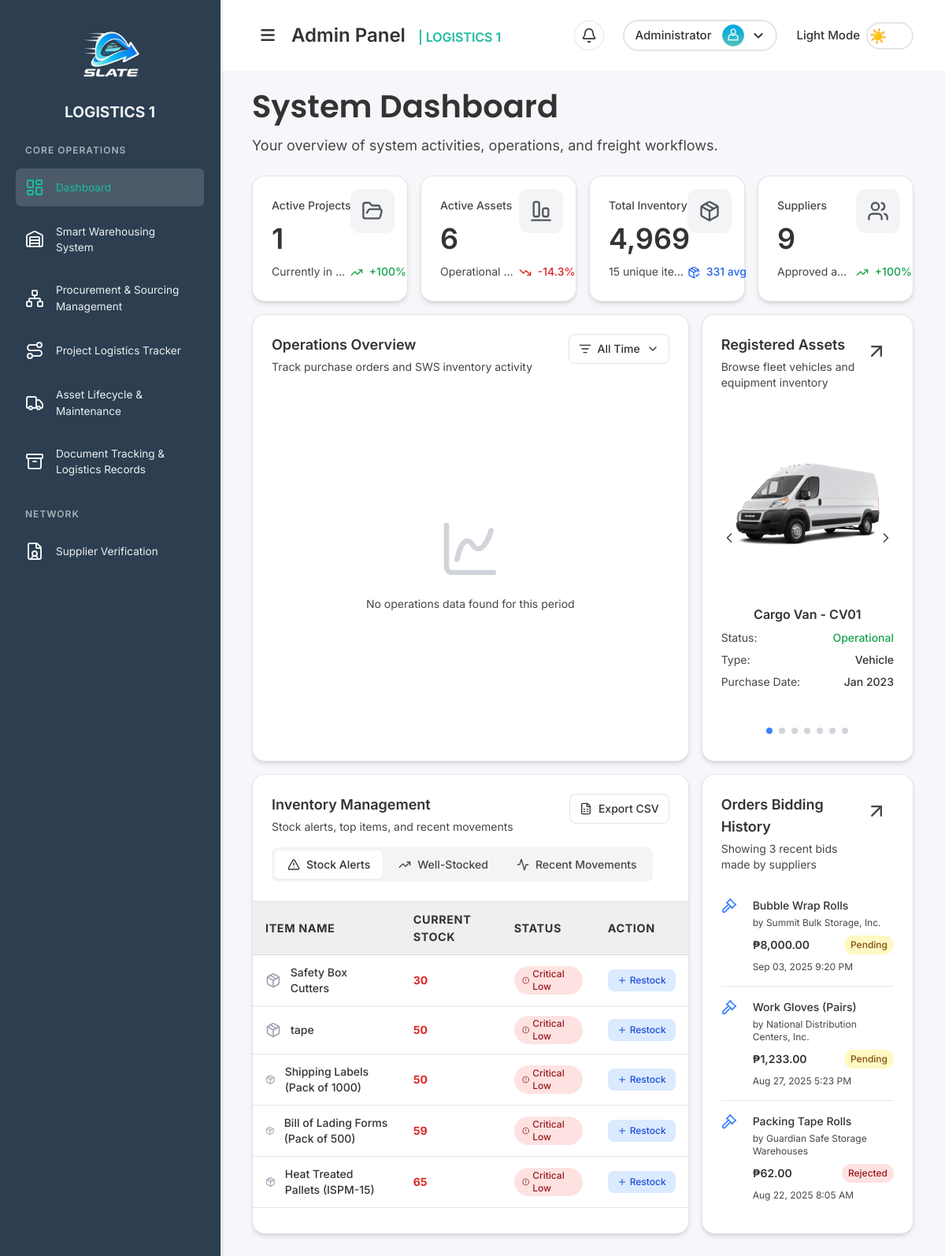
/pages/dashboard.php (signed in), run on the app's committed database.
### tables this page shows
CREATE TABLE `assets` (
  `id` int NOT NULL,
  `asset_name` varchar(255) NOT NULL,
  `asset_type` varchar(100) DEFAULT NULL,
  `purchase_date` date DEFAULT NULL,
  `status` varchar(50) DEFAULT 'Operational',
  `image_path` varchar(255) DEFAULT NULL,
  `created_at` timestamp NULL DEFAULT CURRENT_TIMESTAMP
);

CREATE TABLE `inventory` (
  `id` int NOT NULL,
  `item_name` varchar(255) NOT NULL,
  `quantity` int NOT NULL DEFAULT '0',
  `last_updated` timestamp NULL DEFAULT CURRENT_TIMESTAMP ON UPDATE CURRENT_TIMESTAMP
);

CREATE TABLE `bids` (
  `id` int NOT NULL,
  `po_id` int NOT NULL,
  `supplier_id` int NOT NULL,
  `bid_amount` decimal(10,2) NOT NULL,
  `notes` text,
  `bid_date` timestamp NULL DEFAULT CURRENT_TIMESTAMP,
  `status` varchar(50) DEFAULT 'Pending'
);

CREATE TABLE `purchase_orders` (
  `id` int NOT NULL,
  `supplier_id` int DEFAULT NULL,
  `item_name` varchar(255) NOT NULL,
  `quantity` int NOT NULL,
  `status` varchar(50) DEFAULT 'Pending',
  `order_date` timestamp NULL DEFAULT CURRENT_TIMESTAMP,
  `ends_at` datetime DEFAULT NULL,
  `awarded_to_supplier_id` int DEFAULT NULL,
  `awarded_at` timestamp NULL DEFAULT NULL
);

CREATE TABLE `suppliers` (
  `id` int NOT NULL,
  `supplier_name` varchar(255) NOT NULL,
  `contact_person` varchar(255) DEFAULT NULL,
  `email` varchar(255) DEFAULT NULL,
  `phone` varchar(50) DEFAULT NULL,
  `address` text,
  `verification_document_path` varchar(255) DEFAULT NULL,
  `status` varchar(50) DEFAULT 'Pending',
  `verification_code` varchar(255) DEFAULT NULL,
  `is_verified` tinyint(1) NOT NULL DEFAULT '0',
  `created_at` timestamp NULL DEFAULT CURRENT_TIMESTAMP
);

### pages/dashboard.php (the view, shortened to what the rows shown need)
<?php
if ($_SESSION['role'] === 'admin') {
    require_once '../includes/functions/inventory.php';
    require_once '../includes/functions/asset.php';
    require_once '../includes/functions/purchase_order.php';
    $allAssets = getAllAssets();
    $lowStockItems = getLowStockItems(5);
    $biddingHistory = getRecentBiddingHistory(3);
}
?>
<!DOCTYPE html>
<html lang="en">
<head>
  <link rel="stylesheet" href="../assets/css/styles.css">
  <link rel="stylesheet" href="../assets/css/sidebar.css">
  <link rel="stylesheet" href="https://cdnjs.cloudflare.com/ajax/libs/font-awesome/6.7.2/css/all.min.css">
  <script src="https://cdn.tailwindcss.com"></script>
</head>
<body class="sidebar-active">
  <div class="main-content-wrapper" id="mainContentWrapper">
    <div class="content" id="mainContent">
      <?php include '../partials/header.php'; ?>
      <?php if ($_SESSION['role'] === 'admin'): ?>
        <h1 class="font-semibold mb-1.5 page-title">System Dashboard</h1>
        <div class="grid grid-cols-1 lg:grid-cols-3 gap-4 mb-4">
          <div style="background: var(--card-bg); border: 1px solid var(--card-border);" class="rounded-2xl shadow-md p-6 relative">
            <?php if (!empty($allAssets)): ?>
              <div class="assets-carousel relative overflow-hidden">
                <div id="assetsContainer" class="flex transition-transform duration-300 ease-in-out" style="transform: translateX(0%);">
                  <?php foreach ($allAssets as $index => $asset): ?>
                    <div class="asset-slide flex-shrink-0 w-full text-center h-full flex flex-col">
                <div class="flex items-center justify-center pt-4">
                  <div class="mx-auto w-72 h-56 rounded-lg overflow-hidden">
                          <?php if ($asset['image_path']): ?>
                            <img src="../<?php echo htmlspecialchars($asset['image_path']); ?>"
                                 alt="<?php echo htmlspecialchars($asset['asset_name']); ?>"
                           class="w-full h-full object-contain">
                    <?php else: ?>
                      <div class="flex items-center justify-center h-full">
                        <i data-lucide="truck" class="w-16 h-16 text-gray-400"></i>
                      </div>
                    <?php endif; ?>
                  </div>
                </div>
                <div class="mt-4 pb-8">
                        <h4 style="color: var(--text-color);" class="font-semibold mb-2"><?php echo htmlspecialchars($asset['asset_name']); ?></h4>
                  <div class="space-y-2 text-sm">
                    <div class="flex justify-between">
                      <span style="color: var(--subtitle-color);">Status:</span>
                            <span class="<?php echo $asset['status'] === 'Operational' ? 'text-green-600 font-medium' : 'text-amber-600 font-medium'; ?>">
                              <?php echo htmlspecialchars($asset['status']); ?>
                      </span>
                    </div>
                    <div class="flex justify-between">
                      <span style="color: var(--subtitle-color);">Type:</span>
                            <span style="color: var(--text-color);" class="font-medium"><?php echo htmlspecialchars($asset['asset_type']); ?></span>
                    </div>
                    <div class="flex justify-between">
                      <span style="color: var(--subtitle-color);">Purchase Date:</span>
                            <span style="color: var(--text-color);" class="font-medium"><?php echo date('M Y', strtotime($asset['purchase_date'])); ?></span>
                          </div>
                        </div>
                      </div>
                    </div>
                  <?php endforeach; ?>
                </div>
              </div>
            <?php endif; ?>
          </div>
        </div>
        <div class="grid grid-cols-1 lg:grid-cols-3 gap-4 items-stretch">
          <div style="background: var(--card-bg); border: 1px solid var(--card-border);" class="lg:col-span-2 rounded-2xl shadow-md overflow-hidden flex flex-col">
            <div class="flex-1">
              <div id="content-alerts" class="inventory-tab-content active">
                <div class="overflow-x-auto">
                  <table class="data-table">
                    <thead>
                      <tr>
                        <th class="py-4">Item Name</th>
                        <th class="py-4">Current Stock</th>
                        <th class="py-4">Status</th>
                        <th class="py-4">Action</th>
                      </tr>
                    </thead>
                    <tbody>
                      <?php if (empty($lowStockItems)): ?>
                        <tr>
                          <td colspan="4" class="table-empty py-12">
                            <i data-lucide="check-circle" class="w-12 h-12 mx-auto mb-2 text-green-500"></i>
                            <p>All items are well stocked!</p>
                          </td>
                        </tr>
                      <?php else: ?>
                        <?php foreach ($lowStockItems as $item): ?>
                          <tr>
                            <td class="py-4">
                              <div class="flex items-center">
                                <i data-lucide="package" class="w-5 h-5 text-gray-400 mr-3"></i>
                                <div class="text-sm font-medium" style="color: var(--text-color);"><?php echo htmlspecialchars($item['item_name']); ?></div>
                              </div>
                            </td>
                            <td class="py-4">
                              <div class="text-sm font-bold text-red-600"><?php echo $item['quantity']; ?></div>
                            </td>
                            <td class="py-4">
                              <span class="inline-flex items-center px-2.5 py-0.5 rounded-full text-xs font-medium bg-red-100 text-red-800">
                                <i data-lucide="alert-circle" class="w-3 h-3 mr-1"></i>
                                Critical Low
                              </span>
                            </td>
                            <td class="py-4">
                              <a href="smart_warehousing.php" class="inline-flex items-center px-3 py-1.5 text-xs font-medium text-blue-700 bg-blue-100 rounded-lg hover:bg-blue-200 transition-colors">
                                <i data-lucide="plus" class="w-3 h-3 mr-1"></i>
                                Restock
                              </a>
                            </td>
                          </tr>
                        <?php endforeach; ?>
                      <?php endif; ?>
                    </tbody>
                  </table>
                </div>
              </div>
            </div>
          </div>
          <div style="background: var(--card-bg); border: 1px solid var(--card-border);" class="rounded-2xl shadow-md p-6 flex flex-col">
            <div class="flex-1 flex flex-col justify-start">
              <?php if (empty($biddingHistory)): ?>
                <div style="color: var(--subtitle-color);" class="text-center py-8 flex-1 flex items-center justify-center">
                  <div>
                    <i data-lucide="file-text" class="w-12 h-12 mx-auto mb-3 text-gray-300"></i>
                    <p class="text-sm">No recent bids found</p>
                  </div>
                </div>
              <?php else: ?>
                <?php foreach ($biddingHistory as $index => $bid): ?>
                  <div class="flex items-start py-4 <?php echo $index < count($biddingHistory) - 1 ? 'border-b border-[var(--card-border)]' : ''; ?> flex-1">
                    <div class="flex-shrink-0 mr-3">
                      <i data-lucide="gavel" class="w-5 h-5 text-blue-500 mr-2"></i>
                    </div>
                    <div class="flex-1">
                      <div class="flex items-start justify-between">
                        <div class="flex-1">
                          <h4 style="color: var(--text-color);" class="text-sm font-medium mb-1">
                            <?php echo htmlspecialchars($bid['item_name']); ?>
                          </h4>
                          <p style="color: var(--subtitle-color);" class="text-xs mb-2">
                            by <?php echo htmlspecialchars($bid['supplier_name'] ?? 'Unknown Supplier'); ?>
                          </p>
                          <div class="flex items-center justify-between">
                            <span style="color: var(--text-color);" class="text-sm font-semibold">
                              ₱<?php echo number_format($bid['bid_amount'], 2); ?>
                            </span>
                            <span class="inline-flex items-center px-2 py-1 rounded-full text-xs font-medium
                              <?php
                                echo $bid['bid_status'] === 'Awarded' ? 'bg-green-100 text-green-800' :
                                     ($bid['bid_status'] === 'Rejected' ? 'bg-red-100 text-red-800' : 'bg-yellow-100 text-yellow-800');
                              ?>">
                              <?php echo htmlspecialchars($bid['bid_status']); ?>
                            </span>
                          </div>
                        </div>
                      </div>
                      <div style="color: var(--subtitle-color);" class="text-xs mt-2">
                        <?php echo date('M d, Y g:i A', strtotime($bid['bid_date'])); ?>
                      </div>
                    </div>
                  </div>
                <?php endforeach; ?>
              <?php endif; ?>
            </div>
          </div>
        </div>
      <?php elseif ($_SESSION['role'] === 'smart_warehousing'): ?>
        <h1 class="font-semibold mb-1.5 page-title">Dashboard</h1>
        <p class="lg:text-lg text-base text-[var(--subtitle-color)] mb-4 page-subtitle">SWS dashboard content coming soon...</p>
      <?php elseif ($_SESSION['role'] === 'procurement'): ?>
        <h1 class="font-semibold mb-1.5 page-title">Dashboard</h1>
        <p class="lg:text-lg text-base text-[var(--subtitle-color)] mb-4 page-subtitle">PSM dashboard content coming soon...</p>
      <?php elseif ($_SESSION['role'] === 'plt'): ?>
        <h1 class="font-semibold mb-1.5 page-title">Dashboard</h1>
        <p class="lg:text-lg text-base text-[var(--subtitle-color)] mb-4 page-subtitle">PLT dashboard content coming soon...</p>
      <?php elseif ($_SESSION['role'] === 'alms'): ?>
        <h1 class="font-semibold mb-1.5 page-title">Dashboard</h1>
        <p class="lg:text-lg text-base text-[var(--subtitle-color)] mb-4 page-subtitle">ALMS dashboard content coming soon...</p>
      <?php elseif ($_SESSION['role'] === 'dtrs'): ?>
        <h1 class="font-semibold mb-1.5 page-title">Dashboard</h1>
        <p class="lg:text-lg text-base text-[var(--subtitle-color)] mb-4 page-subtitle">DTRS dashboard content coming soon...</p>
      <?php else: ?>
        <h1 class="font-semibold mb-1.5 page-title">Welcome to LOGISTICS 1</h1>
        <p class="lg:text-lg text-base text-[var(--subtitle-color)] mb-4 page-subtitle">Your dashboard content will appear here based on your assigned role.</p>
      <?php endif; ?>
    </div>
  </div>
</body>
</html>

### data on the page
assets: image_path (picture), asset_name "Cargo Van - CV01", status "Operational", asset_type "Vehicle", purchase_date "Jan 2023"
inventory: item_name "Safety Box Cutters", quantity "30"
inventory: item_name "tape", quantity "50"
inventory: item_name "Shipping Labels (Pack of 1000)", quantity "50"
inventory: item_name "Bill of Lading Forms (Pack of 500)", quantity "59"
inventory: item_name "Heat Treated Pallets (ISPM-15)", quantity "65"
bids: po.item_name "Bubble Wrap Rolls", supplier.supplier_name "Summit Bulk Storage, Inc.", bid_amount "8,000.00", status "Pending", bid_date "Sep 03, 2025 9:20 PM"
bids: po.item_name "Work Gloves (Pairs)", supplier.supplier_name "National Distribution Centers, Inc.", bid_amount "1,233.00", status "Pending", bid_date "Aug 27, 2025 5:23 PM"
bids: po.item_name "Packing Tape Rolls", supplier.supplier_name "Guardian Safe Storage Warehouses", bid_amount "62.00", status "Rejected", bid_date "Aug 22, 2025 8:05 AM"

### other printed values
$activeProjects "1"
$activeProjectsChange['percentage'] "100"
$operationalAssets "6"
$operationalAssetsChange['percentage'] "14.3"
$inventoryStats['total_quantity'] "4,969"
$inventoryStats['total_items'] "15"
$inventoryStats['avg_quantity'] "331"
$suppliersCount "9"
$suppliersChange['percentage'] "100"
